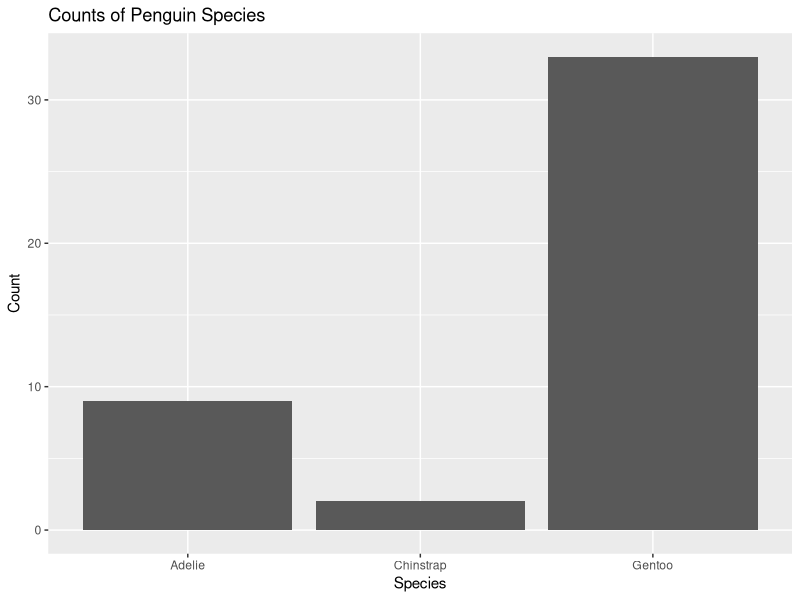
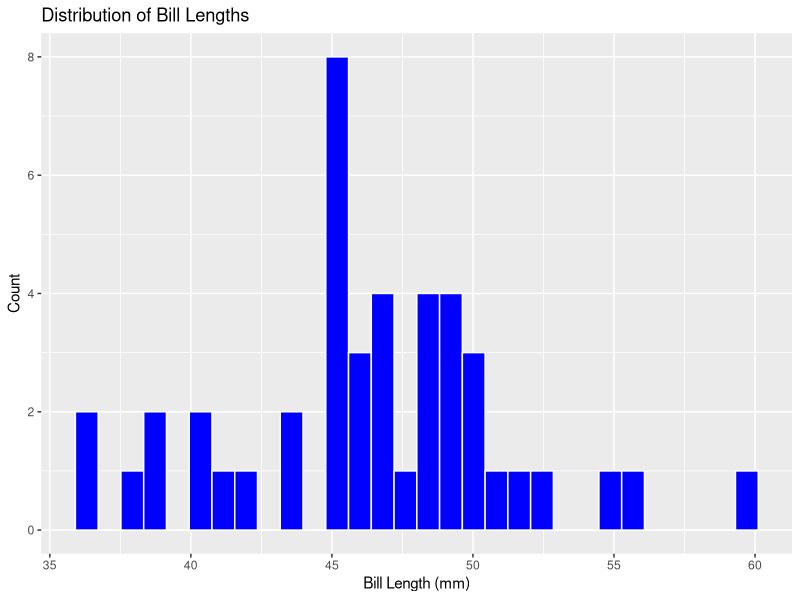
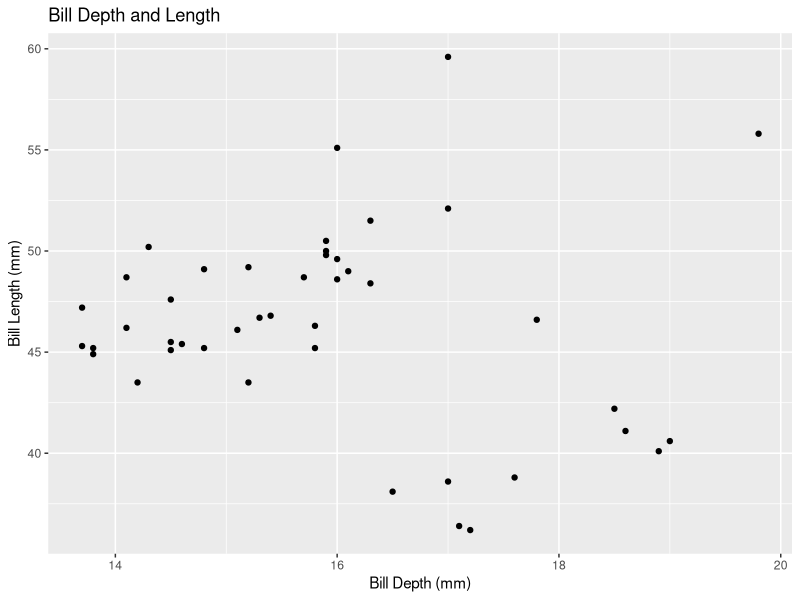
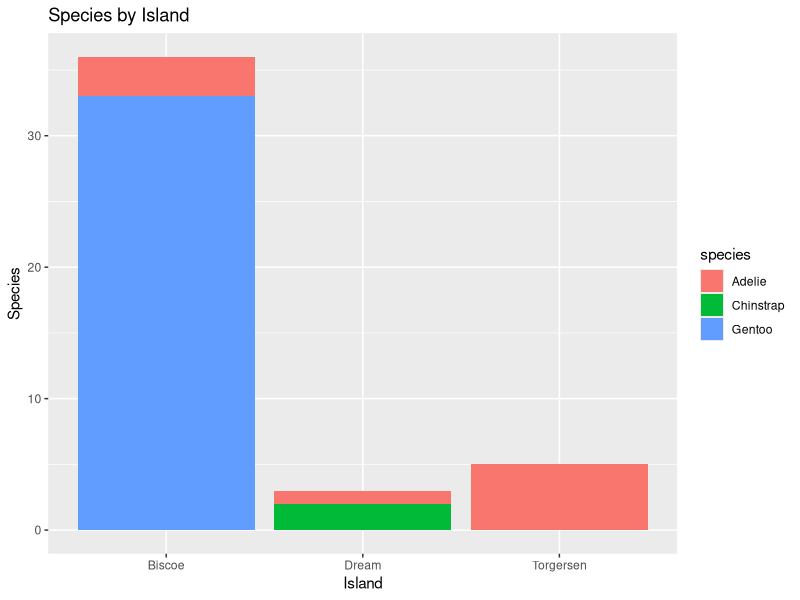
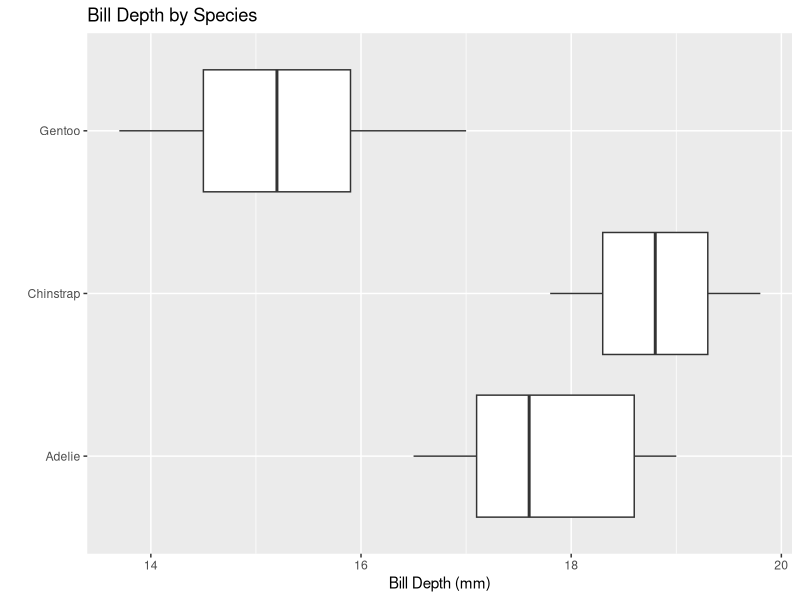
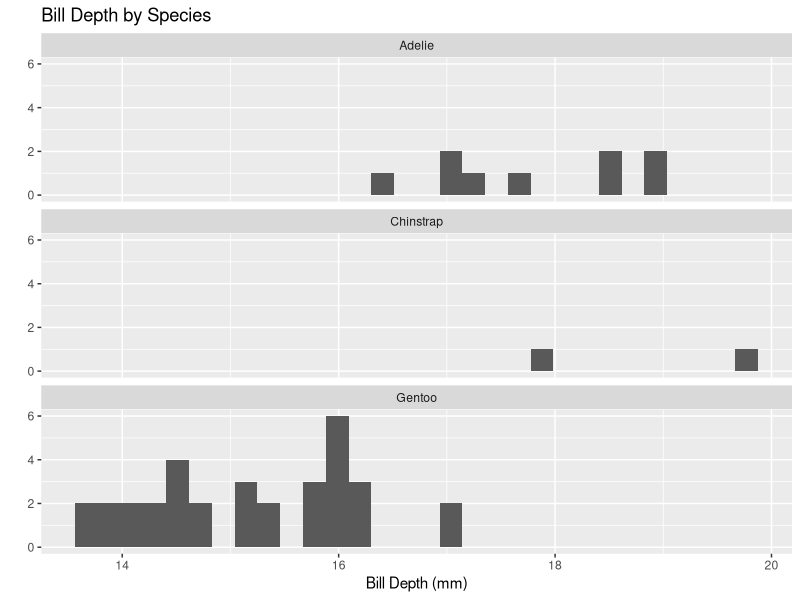
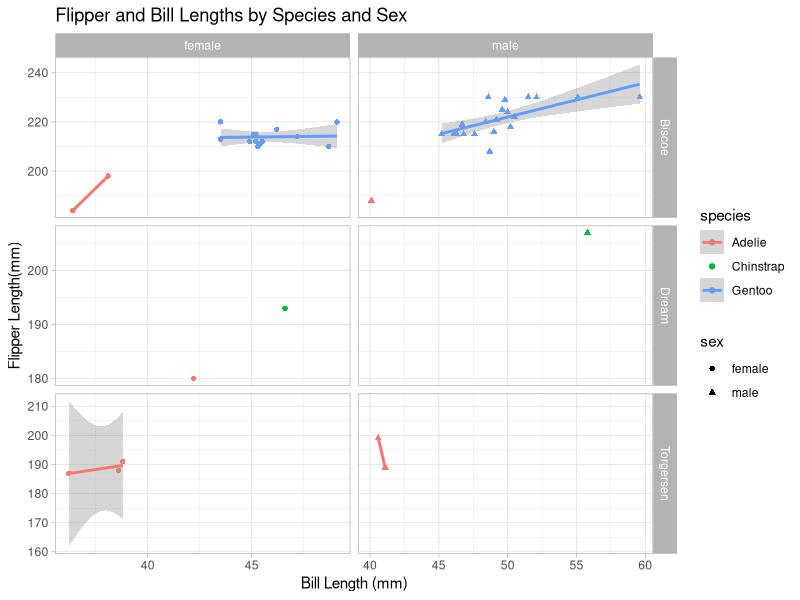

The R source for these figures, in order:
## ---- chunk 1
library(tidyverse)
#library(palmerpenguins)
library(kableExtra)

penguins <- read_csv("data/penguins_samp1.csv")
## ---- chunk 2
penguins %>%
  count(island)
## ---- chunk 3
penguins %>%
  count(island, species) %>%
  pivot_wider(names_from = species, values_from = n, values_fill = 0)
## ---- chunk 4
penguins %>%
  count(island, species) %>%
  pivot_wider(names_from = species, values_from = n, values_fill = 0) %>%
  kable() %>%
  kable_styling(bootstrap_options = c("hover", "striped"))
## ---- chunk 5
penguins %>%
  summarize(mean_bill_length_mm = mean(bill_length_mm))
## ---- chunk 6
penguins %>%
  summarize(mean_bill_length_mm = mean(bill_length_mm, na.rm = TRUE))
## ---- chunk 7
penguins %>%
  summarize(
    min_bill_length = min(bill_length_mm, na.rm = TRUE),
    first_quartile_bill_length = quantile(bill_length_mm, 0.25, na.rm = TRUE),
    median_bill_length = median(bill_length_mm, na.rm = TRUE),
    mean_bill_length_mm = mean(bill_length_mm, na.rm = TRUE),
    third_quartile_bill_length = quantile(bill_length_mm, 0.75, na.rm = TRUE),
    standard_deviation_bill_length = sd(bill_length_mm, na.rm = TRUE)
    ) %>%
  pivot_longer(cols = everything())
## ---- chunk 8
penguins %>%
  select(species, island, sex, year)
## ---- chunk 9
penguins %>%
  select(species, island, sex, year) %>%
  filter(species == "Chinstrap")
## ---- chunk 10
chinstraps <- penguins %>%
  select(species, island, sex, year) %>%
  filter(species == "Chinstrap") %>%
  select(-species)

chinstraps %>%
  head()
## ---- chunk 11
penguins %>%
  group_by(species) %>%
  summarise(
    mean_bill_depth_mm = mean(bill_depth_mm, na.rm = TRUE),
    sd_bill_depth_mm = sd(bill_depth_mm, na.rm = TRUE)
  )
## ---- chunk 12
penguins %>%
  ggplot() +
  geom_bar(mapping = aes(x = species)) +
  labs(title ="Counts of Penguin Species",
       x = "Species", y = "Count")
## ---- chunk 13
penguins %>%
  ggplot() +
  geom_histogram(mapping = aes(x = bill_length_mm),
                 color = "white",
                 fill = "blue") +
  labs(title ="Distribution of Bill Lengths",
       x = "Bill Length (mm)", y = "Count")
## ---- chunk 14
penguins %>%
  ggplot() +
  geom_point(mapping = aes(x = bill_depth_mm, y = bill_length_mm)) +
  labs(title = "Bill Depth and Length",
       x = "Bill Depth (mm)",
       y = "Bill Length (mm)")
## ---- chunk 15
penguins %>%
  ggplot() +
  geom_bar(mapping = aes(x = island, fill = species)) +
  labs(title = "Species by Island",
       x = "Island",
       y = "Species")
## ---- chunk 16
penguins %>%
  ggplot() +
  geom_boxplot(mapping = aes(x = bill_depth_mm, y = species)) +
  labs(title = "Bill Depth by Species",
       x = "Bill Depth (mm)",
       y = "")

penguins %>%
  ggplot() +
  geom_histogram(mapping = aes(x = bill_depth_mm)) +
  facet_wrap(~species, ncol = 1) +
  labs(title = "Bill Depth by Species",
       x = "Bill Depth (mm)",
       y = "")
## ---- chunk 17
penguins %>%
  filter(!is.na(sex)) %>%
  ggplot() +
  geom_point(mapping = aes(x = bill_length_mm, 
                           y = flipper_length_mm,
                           color = species,
                           shape = sex)) +
  geom_smooth(mapping = aes(x = bill_length_mm,
                            y = flipper_length_mm,
                            color = species),
              method = "lm") +
  facet_grid(island ~ sex, scales = "free") +
  labs(title = "Flipper and Bill Lengths by Species and Sex",
       x = "Bill Length (mm)",
       y = "Flipper Length(mm)") +
  theme_light()
